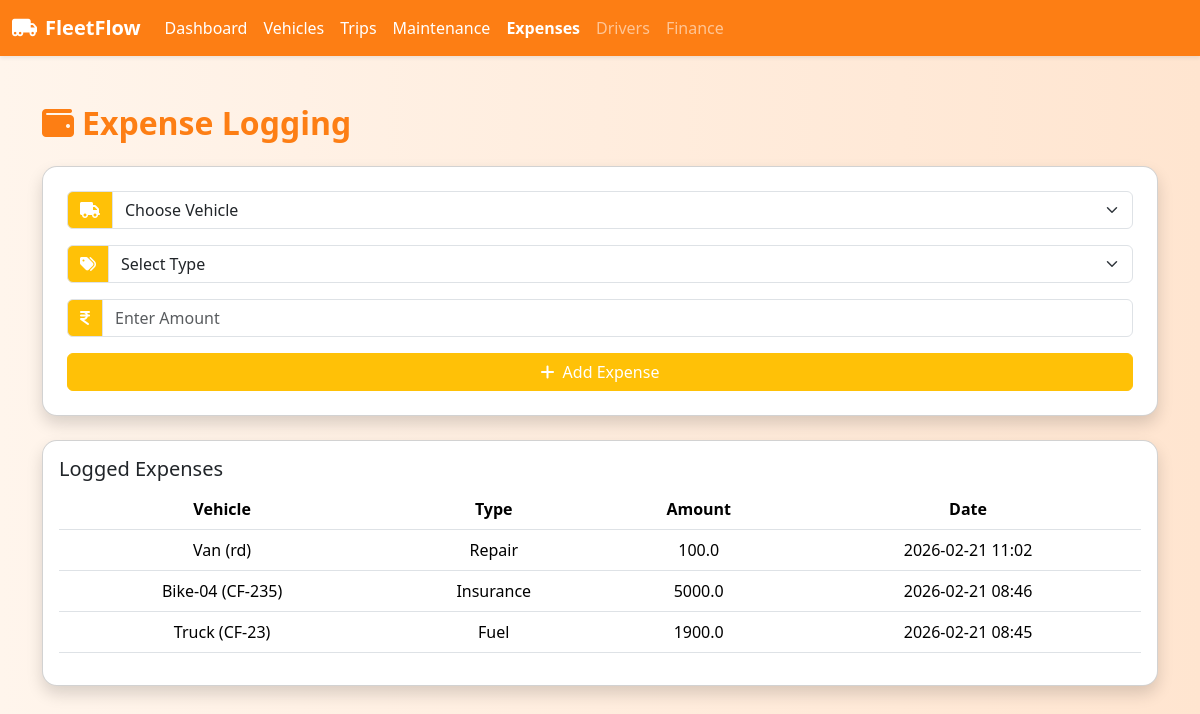
/expenses, run on the app's committed database.
### main/models.py (models this page shows, shortened)
class Expense(db.Model):
    id = db.Column(db.Integer, primary_key=True)
    vehicle_id = db.Column(db.Integer, db.ForeignKey('vehicle.id'), nullable=False)
    expense_type = db.Column(db.String(50), nullable=False)
    amount = db.Column(db.Float, nullable=False)
    created_at = db.Column(db.DateTime, default=datetime.utcnow)

class Vehicle(db.Model):
    id = db.Column(db.Integer, primary_key=True)
    name = db.Column(db.String(100), nullable=False)
    license_plate = db.Column(db.String(20), unique=True, nullable=False)
    max_load = db.Column(db.Integer, nullable=False)
    odometer = db.Column(db.Integer, nullable=False)
    status = db.Column(db.String(20), nullable=False, default="Available")
    created_at = db.Column(db.DateTime, default=datetime.utcnow)
    updated_at = db.Column(db.DateTime, default=datetime.utcnow, onupdate=datetime.utcnow)
    maintenances = db.relationship("Maintenance", backref="vehicle", lazy=True)
    expenses = db.relationship('Expense', backref='vehicle', lazy=True)
    trips = db.relationship("Trip", backref="vehicle", lazy=True)

### main/route.py (the view)
def expenses_page():
    vehicles = Vehicle.query.all()
    expenses = Expense.query.order_by(Expense.created_at.desc()).all()
    total_costs = {v.id: sum(e.amount for e in Expense.query.filter_by(vehicle_id=v.id).all()) for v in vehicles}
    return render_template('expenses.html', vehicles=vehicles, expenses=expenses, total_costs=total_costs)

### main/templates/expenses.html (shortened to what this page needs)
<!DOCTYPE html>
<html lang="en">
<head>
<link href="https://cdn.jsdelivr.net/npm/bootstrap@5.3.2/dist/css/bootstrap.min.css" rel="stylesheet" />
<link rel="stylesheet" href="https://cdnjs.cloudflare.com/ajax/libs/font-awesome/6.5.0/css/all.min.css">
</head>
<body>
<nav class="navbar navbar-expand-lg navbar-dark shadow-sm">
  <div class="container-fluid">
    <a class="navbar-brand fw-bold" href="#"><i class="fa fa-truck-moving me-2"></i>FleetFlow</a>
    <ul class="navbar-nav me-auto">
      <li class="nav-item"><a class="nav-link text-white" href="{{ url_for('dashboard') }}">Dashboard</a></li>
      <li class="nav-item"><a class="nav-link text-white" href="{{ url_for('vehicles_page') }}">Vehicles</a></li>
      <li class="nav-item"><a class="nav-link text-white" href="{{ url_for('trips_page') }}">Trips</a></li>
      <li class="nav-item"><a class="nav-link text-white" href="{{ url_for('maintenance_page') }}">Maintenance</a></li>
      <li class="nav-item"><a class="nav-link active text-white fw-bold" href="{{ url_for('expenses_page') }}">Expenses</a></li>
      <li class="nav-item"><a class="nav-link" href="{{ url_for('drivers_page') }}">Drivers</a></li>
    <li class="nav-item"><a class="nav-link" href="{{ url_for('operational_analytics') }}">Finance</a></li>
    </ul>
  </div>
</nav>
<div class="container my-5">
  <h2 class="page-title mb-4"><i class="fa fa-wallet me-2"></i>Expense Logging</h2>
  <div class="card card-custom shadow p-4 mb-4">
    <form method="POST" action="{{ url_for('add_expense') }}">
      <div class="mb-3 input-group">
        <span class="input-group-text bg-warning text-white"><i class="fa fa-truck"></i></span>
        <select name="vehicle" class="form-select" required>
          <option value="">Choose Vehicle</option>
        </select>
      </div>
      <div class="mb-3 input-group">
        <span class="input-group-text bg-warning text-white"><i class="fa fa-tags"></i></span>
        <select name="expense_type" class="form-select" required>
          <option value="">Select Type</option>
        </select>
      </div>
      <div class="mb-3 input-group">
        <span class="input-group-text bg-warning text-white"><i class="fa fa-indian-rupee-sign"></i></span>
        <input type="number" name="amount" class="form-control" placeholder="Enter Amount" min="0" required />
      </div>
      <button type="submit" class="btn btn-warning w-100 text-white"><i class="fa fa-plus me-2"></i>Add Expense</button>
    </form>
  </div>
  <div class="card card-custom shadow">
    <div class="card-body">
      <h5 class="card-title">Logged Expenses</h5>
      <div class="table-responsive">
        <table class="table table-hover align-middle text-center">
          <thead>
            <tr>
              <th>Vehicle</th>
              <th>Type</th>
              <th>Amount</th>
              <th>Date</th>
            </tr>
          </thead>
          <tbody>
            {% for exp in expenses %}
              <tr>
                <td>{{ exp.vehicle.name }} ({{ exp.vehicle.license_plate }})</td>
                <td>{{ exp.expense_type }}</td>
                <td>{{ exp.amount }}</td>
                <td>{{ exp.created_at.strftime('%Y-%m-%d %H:%M') }}</td>
              </tr>
            {% endfor %}
          </tbody>
        </table>
      </div>
    </div>
  </div>
</div>
</body>
</html>

### main/templates/expenses.html (style rules this page uses)
body { background: linear-gradient(to right, #fff5ec, #ffe5d0); }
.navbar { background-color: #fd7e14 !important; }
.page-title { font-weight: 700; color: #fd7e14; }
.card-custom { border-radius: 15px; transition: 0.3s; }
.input-group-text { background-color: #fd7e14; color: white; }
.table thead { background-color: #fff3e6; }

### data on the page
Expense: vehicle.name "Van", vehicle.license_plate "rd", expense_type "Repair", amount "100.0", created_at "2026-02-21 11:02"
Expense: vehicle.name "Bike-04", vehicle.license_plate "CF-235", expense_type "Insurance", amount "5000.0", created_at "2026-02-21 08:46"
Expense: vehicle.name "Truck", vehicle.license_plate "CF-23", expense_type "Fuel", amount "1900.0", created_at "2026-02-21 08:45"
